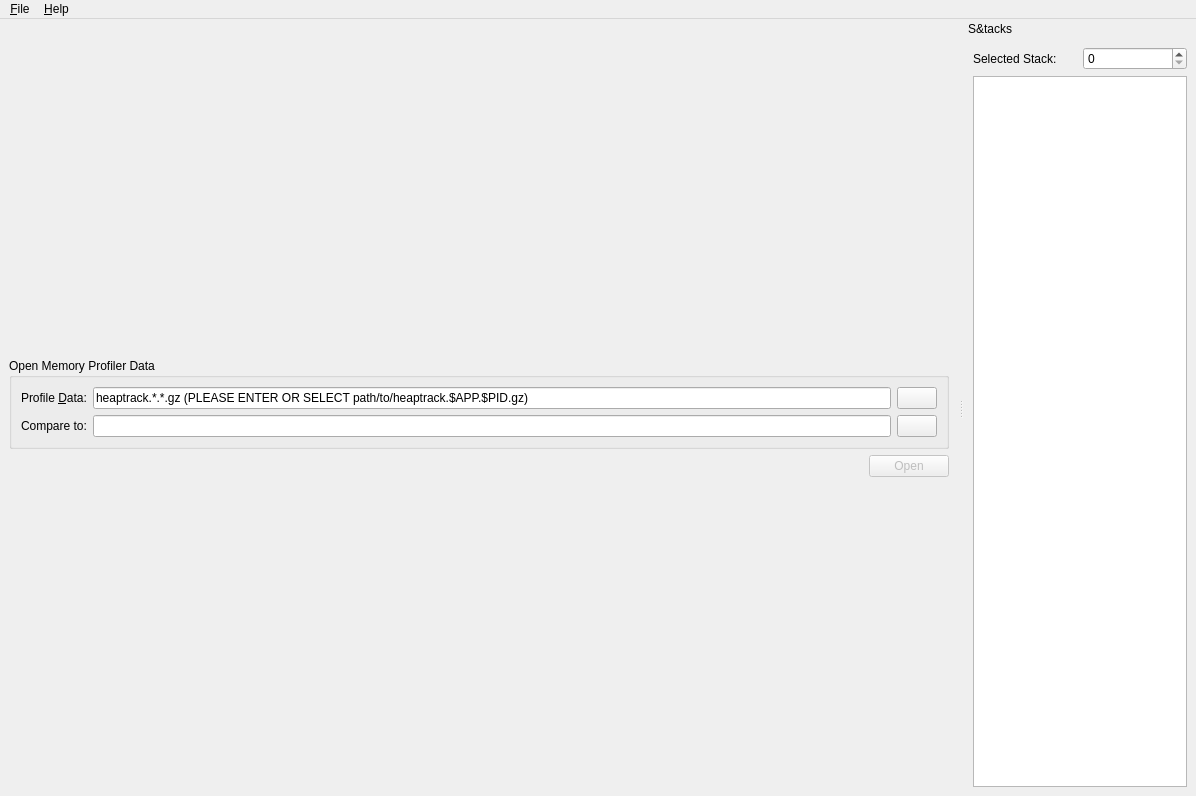
<?xml version="1.0" encoding="UTF-8"?>
<ui version="4.0">
 <class>MainWindow</class>
 <widget class="QMainWindow" name="MainWindow">
  <property name="geometry">
   <rect>
    <x>0</x>
    <y>0</y>
    <width>1196</width>
    <height>796</height>
   </rect>
  </property>
  <property name="windowTitle">
   <string>MainWindow</string>
  </property>
  <widget class="QWidget" name="centralwidget">
   <layout class="QVBoxLayout" name="verticalLayout_6">
    <property name="leftMargin">
     <number>0</number>
    </property>
    <property name="topMargin">
     <number>0</number>
    </property>
    <property name="rightMargin">
     <number>0</number>
    </property>
    <property name="bottomMargin">
     <number>0</number>
    </property>
    <item>
     <widget class="QLabel" name="messages"/>
    </item>
    <item>
     <widget class="QStackedWidget" name="pages">
      <widget class="QWidget" name="openPage">
       <layout class="QVBoxLayout" name="verticalLayout_15">
        <item>
         <spacer name="verticalSpacer_4">
          <property name="orientation">
           <enum>Qt::Vertical</enum>
          </property>
          <property name="sizeHint" stdset="0">
           <size>
            <width>20</width>
            <height>40</height>
           </size>
          </property>
         </spacer>
        </item>
        <item>
         <widget class="QGroupBox" name="groupBox">
          <property name="title">
           <string>Open Memory Profiler Data</string>
          </property>
          <layout class="QFormLayout" name="formLayout">
           <item row="1" column="0">
            <widget class="QLabel" name="openFileLabel">
             <property name="text">
              <string>Profile &amp;Data:</string>
             </property>
             <property name="buddy">
              <cstring>openFileEdit</cstring>
             </property>
            </widget>
           </item>
           <item row="1" column="1">
            <layout class="QHBoxLayout" name="horizontalLayout_1">
             <item>
              <widget class="QLineEdit" name="openFileEdit">
               <property name="toolTip">
                <string>&lt;qt&gt;&lt;p&gt;This field specifies the primary memory profiler data file. These files are called &lt;tt&gt;heaptrack.$APP.$PID.gz&lt;/tt&gt;. You can produce such a file by profiling your application, e.g. via:&lt;/p&gt;
     &lt;pre&gt;&lt;code&gt;heaptrack &amp;lt;yourapplication&amp;gt; ...&lt;/code&gt;&lt;/pre&gt;
     &lt;p&gt;Or, alternatively, you can attach to a running process via&lt;/p&gt;
     &lt;pre&gt;&lt;code&gt;heaptrack --pid $(pidof &amp;lt;yourapplication&amp;gt;)&lt;/code&gt;&lt;/pre&gt;&lt;/qt&gt;</string>
               </property>
               <property name="text">
                <string>heaptrack.*.*.gz (PLEASE ENTER OR SELECT path/to/heaptrack.$APP.$PID.gz)</string>
               </property>
              </widget>
             </item>
             <item>
              <widget class="QPushButton" name="openFileButton1">
               <property name="sizePolicy">
                <sizepolicy hsizetype="Fixed" vsizetype="Fixed">
                 <horstretch>0</horstretch>
                 <verstretch>0</verstretch>
                </sizepolicy>
               </property>
               <property name="text">
                <string/>
               </property>
               <property name="icon">
                <iconset resource="gui.qrc">
                 <normaloff>:/icons/fileopen.png</normaloff>:/icons/fileopen.png</iconset>
               </property>
              </widget>
             </item>
            </layout>
           </item>
           <item row="2" column="0">
            <widget class="QLabel" name="compareToLabel">
             <property name="text">
              <string>Compare to:</string>
             </property>
             <property name="buddy">
              <cstring>compareToEdit</cstring>
             </property>
            </widget>
           </item>
           <item row="2" column="1">
            <layout class="QHBoxLayout" name="horizontalLayout_8">
             <item>
              <widget class="QLineEdit" name="compareToEdit">
               <property name="toolTip">
                <string>&lt;qt&gt;You can optionally specify a second memory profiler data file to compare to. If set, this file will be used as a base and its cost gets subtracted from the primary data costs.&lt;/qt&gt;</string>
               </property>
               <property name="text">
                <string/>
               </property>
              </widget>
             </item>
             <item>
              <widget class="QPushButton" name="openFileButton2">
               <property name="sizePolicy">
                <sizepolicy hsizetype="Fixed" vsizetype="Fixed">
                 <horstretch>0</horstretch>
                 <verstretch>0</verstretch>
                </sizepolicy>
               </property>
               <property name="icon">
                <iconset resource="gui.qrc">
                 <normaloff>:/icons/fileopen.png</normaloff>:/icons/fileopen.png</iconset>
               </property>
              </widget>
             </item>
            </layout>
           </item>
          </layout>
         </widget>
        </item>
        <item>
         <widget class="QDialogButtonBox" name="buttonBox">
          <property name="enabled">
           <bool>false</bool>
          </property>
          <property name="standardButtons">
           <set>QDialogButtonBox::Open</set>
          </property>
         </widget>
        </item>
        <item>
         <spacer name="verticalSpacer_3">
          <property name="orientation">
           <enum>Qt::Vertical</enum>
          </property>
          <property name="sizeHint" stdset="0">
           <size>
            <width>20</width>
            <height>40</height>
           </size>
          </property>
         </spacer>
        </item>
       </layout>
      </widget>
      <widget class="QWidget" name="loadingPage">
       <layout class="QVBoxLayout" name="verticalLayout_3">
        <item>
         <spacer name="verticalSpacer">
          <property name="orientation">
           <enum>Qt::Vertical</enum>
          </property>
          <property name="sizeHint" stdset="0">
           <size>
            <width>20</width>
            <height>40</height>
           </size>
          </property>
         </spacer>
        </item>
        <item>
         <widget class="QLabel" name="loadingLabel">
          <property name="text">
           <string notr="true">Loading file, please wait...</string>
          </property>
          <property name="alignment">
           <set>Qt::AlignCenter</set>
          </property>
         </widget>
        </item>
        <item>
         <widget class="QProgressBar" name="loadingProgress">
          <property name="value">
           <number>24</number>
          </property>
         </widget>
        </item>
        <item>
         <widget class="QLabel" name="progressLabel">
          <property name="text">
           <string notr="true">Progress Message...</string>
          </property>
          <property name="alignment">
           <set>Qt::AlignCenter</set>
          </property>
          <property name="wordWrap">
           <bool>true</bool>
          </property>
         </widget>
        </item>
        <item>
         <spacer name="verticalSpacer_2">
          <property name="orientation">
           <enum>Qt::Vertical</enum>
          </property>
          <property name="sizeHint" stdset="0">
           <size>
            <width>20</width>
            <height>40</height>
           </size>
          </property>
         </spacer>
        </item>
       </layout>
      </widget>
      <widget class="QWidget" name="resultsPage">
       <layout class="QVBoxLayout" name="verticalLayout_2">
        <property name="leftMargin">
         <number>0</number>
        </property>
        <property name="topMargin">
         <number>0</number>
        </property>
        <property name="rightMargin">
         <number>0</number>
        </property>
        <property name="bottomMargin">
         <number>0</number>
        </property>
        <item>
         <widget class="QTabWidget" name="tabWidget">
          <property name="currentIndex">
           <number>0</number>
          </property>
          <widget class="QWidget" name="summaryTab">
           <attribute name="title">
            <string>Summary</string>
           </attribute>
           <layout class="QVBoxLayout" name="verticalLayout_7">
            <item>
             <widget class="QWidget" name="widget_10" native="true">
              <layout class="QHBoxLayout" name="horizontalLayout_6">
               <item>
                <widget class="QLabel" name="summaryLeft">
                 <property name="text">
                  <string notr="true">summary</string>
                 </property>
                 <property name="wordWrap">
                  <bool>true</bool>
                 </property>
                 <property name="textInteractionFlags">
                  <set>Qt::LinksAccessibleByMouse|Qt::TextSelectableByMouse</set>
                 </property>
                </widget>
               </item>
               <item>
                <widget class="QLabel" name="summaryCenter">
                 <property name="text">
                  <string notr="true">summary</string>
                 </property>
                 <property name="wordWrap">
                  <bool>true</bool>
                 </property>
                 <property name="textInteractionFlags">
                  <set>Qt::LinksAccessibleByMouse|Qt::TextSelectableByMouse</set>
                 </property>
                </widget>
               </item>
               <item>
                <widget class="QLabel" name="summaryRight">
                 <property name="sizePolicy">
                  <sizepolicy hsizetype="Preferred" vsizetype="Minimum">
                   <horstretch>0</horstretch>
                   <verstretch>0</verstretch>
                  </sizepolicy>
                 </property>
                 <property name="text">
                  <string notr="true">summary goes here</string>
                 </property>
                 <property name="alignment">
                  <set>Qt::AlignLeading|Qt::AlignLeft|Qt::AlignTop</set>
                 </property>
                 <property name="wordWrap">
                  <bool>true</bool>
                 </property>
                 <property name="textInteractionFlags">
                  <set>Qt::LinksAccessibleByMouse|Qt::TextSelectableByMouse</set>
                 </property>
                </widget>
               </item>
              </layout>
             </widget>
            </item>
            <item>
             <widget class="Line" name="line">
              <property name="orientation">
               <enum>Qt::Horizontal</enum>
              </property>
             </widget>
            </item>
            <item>
             <widget class="QWidget" name="widget_4" native="true">
              <property name="sizePolicy">
               <sizepolicy hsizetype="Preferred" vsizetype="Expanding">
                <horstretch>0</horstretch>
                <verstretch>0</verstretch>
               </sizepolicy>
              </property>
              <layout class="QHBoxLayout" name="horizontalLayout_2">
               <item>
                <widget class="QSplitter" name="splitter">
                 <property name="orientation">
                  <enum>Qt::Horizontal</enum>
                 </property>
                 <widget class="QWidget" name="widget_5" native="true">
                  <layout class="QVBoxLayout" name="verticalLayout_8">
                   <item>
                    <widget class="QLabel" name="topPeakLabel">
                     <property name="font">
                      <font>
                       <weight>75</weight>
                       <bold>true</bold>
                      </font>
                     </property>
                     <property name="toolTip">
                      <string>List of functions that allocated the most memory at a given time.</string>
                     </property>
                     <property name="text">
                      <string>Peak Contributions</string>
                     </property>
                     <property name="alignment">
                      <set>Qt::AlignCenter</set>
                     </property>
                    </widget>
                   </item>
                   <item>
                    <widget class="QTreeView" name="topPeak">
                     <property name="toolTip">
                      <string>List of functions that allocated the most memory at a given time.</string>
                     </property>
                     <property name="alternatingRowColors">
                      <bool>true</bool>
                     </property>
                     <property name="rootIsDecorated">
                      <bool>false</bool>
                     </property>
                     <property name="uniformRowHeights">
                      <bool>true</bool>
                     </property>
                    </widget>
                   </item>
                  </layout>
                 </widget>
                 <widget class="QWidget" name="widget_12" native="true">
                  <layout class="QVBoxLayout" name="verticalLayout_14">
                   <item>
                    <widget class="QLabel" name="topPeakInstancesLabel">
                     <property name="font">
                      <font>
                       <weight>75</weight>
                       <bold>true</bold>
                      </font>
                     </property>
                     <property name="toolTip">
                      <string>List of functions that allocated the most instances (allocated and not freed up to at a given time).</string>
                     </property>
                     <property name="text">
                      <string>Peak Instances Number Contributions</string>
                     </property>
                     <property name="alignment">
                      <set>Qt::AlignCenter</set>
                     </property>
                    </widget>
                   </item>
                   <item>
                    <widget class="QTreeView" name="topPeakInstances">
                     <property name="toolTip">
                      <string>List of functions that allocated the most instances (allocated and not freed up to at a given time).</string>
                     </property>
                     <property name="alternatingRowColors">
                      <bool>true</bool>
                     </property>
                     <property name="rootIsDecorated">
                      <bool>false</bool>
                     </property>
                     <property name="uniformRowHeights">
                      <bool>true</bool>
                     </property>
                    </widget>
                   </item>
                  </layout>
                 </widget>
                 <widget class="QWidget" name="widget_6" native="true">
                  <layout class="QVBoxLayout" name="verticalLayout_9">
                   <item>
                    <widget class="QLabel" name="topLeakedLabel">
                     <property name="font">
                      <font>
                       <weight>75</weight>
                       <bold>true</bold>
                      </font>
                     </property>
                     <property name="toolTip">
                      <string>List of functions that leak the most memory.</string>
                     </property>
                     <property name="text">
                      <string>Largest Memory Leaks</string>
                     </property>
                     <property name="alignment">
                      <set>Qt::AlignCenter</set>
                     </property>
                    </widget>
                   </item>
                   <item>
                    <widget class="QTreeView" name="topLeaked">
                     <property name="toolTip">
                      <string>List of functions that leak the most memory.</string>
                     </property>
                     <property name="alternatingRowColors">
                      <bool>true</bool>
                     </property>
                     <property name="rootIsDecorated">
                      <bool>false</bool>
                     </property>
                     <property name="uniformRowHeights">
                      <bool>true</bool>
                     </property>
                    </widget>
                   </item>
                  </layout>
                 </widget>
                 <widget class="QWidget" name="widget_7" native="true">
                  <layout class="QVBoxLayout" name="verticalLayout_10">
                   <item>
                    <widget class="QLabel" name="topAllocationsLabel">
                     <property name="font">
                      <font>
                       <weight>75</weight>
                       <bold>true</bold>
                      </font>
                     </property>
                     <property name="toolTip">
                      <string>List of functions that allocate memory most often.</string>
                     </property>
                     <property name="text">
                      <string>Most Memory Allocations</string>
                     </property>
                     <property name="alignment">
                      <set>Qt::AlignCenter</set>
                     </property>
                    </widget>
                   </item>
                   <item>
                    <widget class="QTreeView" name="topAllocations">
                     <property name="toolTip">
                      <string>List of functions that allocate memory most often.</string>
                     </property>
                     <property name="alternatingRowColors">
                      <bool>true</bool>
                     </property>
                     <property name="rootIsDecorated">
                      <bool>false</bool>
                     </property>
                     <property name="uniformRowHeights">
                      <bool>true</bool>
                     </property>
                    </widget>
                   </item>
                  </layout>
                 </widget>
                 <widget class="QWidget" name="widget_8" native="true">
                  <layout class="QVBoxLayout" name="verticalLayout_11">
                   <item>
                    <widget class="QLabel" name="topTemporaryLabel">
                     <property name="font">
                      <font>
                       <weight>75</weight>
                       <bold>true</bold>
                      </font>
                     </property>
                     <property name="toolTip">
                      <string>List of functions that produced the most temporary memory allocations.</string>
                     </property>
                     <property name="text">
                      <string>Most Temporary Allocations</string>
                     </property>
                     <property name="alignment">
                      <set>Qt::AlignCenter</set>
                     </property>
                    </widget>
                   </item>
                   <item>
                    <widget class="QTreeView" name="topTemporary">
                     <property name="toolTip">
                      <string>List of functions that produced the most temporary memory allocations.</string>
                     </property>
                     <property name="alternatingRowColors">
                      <bool>true</bool>
                     </property>
                     <property name="rootIsDecorated">
                      <bool>false</bool>
                     </property>
                     <property name="uniformRowHeights">
                      <bool>true</bool>
                     </property>
                    </widget>
                   </item>
                  </layout>
                 </widget>
                 <widget class="QWidget" name="widget_9" native="true">
                  <layout class="QVBoxLayout" name="verticalLayout_12">
                   <item>
                    <widget class="QLabel" name="topAllocatedLabel">
                     <property name="font">
                      <font>
                       <weight>75</weight>
                       <bold>true</bold>
                      </font>
                     </property>
                     <property name="toolTip">
                      <string>List of functions that allocated the most memory overall, ignoring deallocations.</string>
                     </property>
                     <property name="text">
                      <string>Most Memory Allocated</string>
                     </property>
                     <property name="alignment">
                      <set>Qt::AlignCenter</set>
                     </property>
                    </widget>
                   </item>
                   <item>
                    <widget class="QTreeView" name="topAllocated">
                     <property name="toolTip">
                      <string>List of functions that allocated the most memory overall, ignoring deallocations.</string>
                     </property>
                     <property name="alternatingRowColors">
                      <bool>true</bool>
                     </property>
                     <property name="rootIsDecorated">
                      <bool>false</bool>
                     </property>
                     <property name="uniformRowHeights">
                      <bool>true</bool>
                     </property>
                    </widget>
                   </item>
                  </layout>
                 </widget>
                </widget>
               </item>
              </layout>
             </widget>
            </item>
           </layout>
          </widget>
          <widget class="QWidget" name="bottomUpTab">
           <attribute name="title">
            <string>Bottom-Up</string>
           </attribute>
           <layout class="QVBoxLayout" name="verticalLayout">
            <item>
             <widget class="QWidget" name="widget" native="true">
              <layout class="QHBoxLayout" name="horizontalLayout_9">
               <property name="spacing">
                <number>6</number>
               </property>
               <property name="leftMargin">
                <number>0</number>
               </property>
               <property name="topMargin">
                <number>0</number>
               </property>
               <property name="rightMargin">
                <number>0</number>
               </property>
               <property name="bottomMargin">
                <number>0</number>
               </property>
               <item>
                <widget class="QLineEdit" name="bottomUpFilterFunction">
                 <property name="placeholderText">
                  <string>filter by function...</string>
                 </property>
                </widget>
               </item>
               <item>
                <widget class="QLineEdit" name="bottomUpFilterFile">
                 <property name="placeholderText">
                  <string>filter by file...</string>
                 </property>
                </widget>
               </item>
               <item>
                <widget class="QLineEdit" name="bottomUpFilterModule">
                 <property name="placeholderText">
                  <string>filter by module...</string>
                 </property>
                </widget>
               </item>
              </layout>
             </widget>
            </item>
            <item>
             <widget class="QTreeView" name="bottomUpResults">
              <property name="alternatingRowColors">
               <bool>true</bool>
              </property>
              <property name="indentation">
               <number>10</number>
              </property>
              <property name="rootIsDecorated">
               <bool>true</bool>
              </property>
              <property name="uniformRowHeights">
               <bool>true</bool>
              </property>
              <property name="sortingEnabled">
               <bool>true</bool>
              </property>
             </widget>
            </item>
           </layout>
          </widget>
          <widget class="QWidget" name="callerCalleeTab">
           <attribute name="title">
            <string>Caller / Callee</string>
           </attribute>
           <layout class="QVBoxLayout" name="verticalLayout_13">
            <item>
             <widget class="QWidget" name="widget_11" native="true">
              <layout class="QHBoxLayout" name="horizontalLayout_7">
               <property name="spacing">
                <number>6</number>
               </property>
               <property name="leftMargin">
                <number>0</number>
               </property>
               <property name="topMargin">
                <number>0</number>
               </property>
               <property name="rightMargin">
                <number>0</number>
               </property>
               <property name="bottomMargin">
                <number>0</number>
               </property>
               <item>
                <widget class="QLineEdit" name="callerCalleeFilterFunction">
                 <property name="placeholderText">
                  <string>filter by function...</string>
                 </property>
                </widget>
               </item>
               <item>
                <widget class="QLineEdit" name="callerCalleeFilterFile">
                 <property name="placeholderText">
                  <string>filter by file...</string>
                 </property>
                </widget>
               </item>
               <item>
                <widget class="QLineEdit" name="callerCalleeFilterModule">
                 <property name="placeholderText">
                  <string>filter by module...</string>
                 </property>
                </widget>
               </item>
              </layout>
             </widget>
            </item>
            <item>
             <widget class="QTreeView" name="callerCalleeResults">
              <property name="alternatingRowColors">
               <bool>true</bool>
              </property>
              <property name="rootIsDecorated">
               <bool>false</bool>
              </property>
              <property name="uniformRowHeights">
               <bool>true</bool>
              </property>
              <property name="sortingEnabled">
               <bool>true</bool>
              </property>
             </widget>
            </item>
           </layout>
          </widget>
          <widget class="QWidget" name="topDownTab">
           <attribute name="title">
            <string>Top-Down</string>
           </attribute>
           <layout class="QVBoxLayout" name="verticalLayout_4">
            <item>
             <widget class="QWidget" name="widget_2" native="true">
              <layout class="QHBoxLayout" name="horizontalLayout_4">
               <property name="leftMargin">
                <number>0</number>
               </property>
               <property name="topMargin">
                <number>0</number>
               </property>
               <property name="rightMargin">
                <number>0</number>
               </property>
               <property name="bottomMargin">
                <number>0</number>
               </property>
               <item>
                <widget class="QLineEdit" name="topDownFilterFunction">
                 <property name="placeholderText">
                  <string>filter by function...</string>
                 </property>
                </widget>
               </item>
               <item>
                <widget class="QLineEdit" name="topDownFilterFile">
                 <property name="placeholderText">
                  <string>filter by file...</string>
                 </property>
                </widget>
               </item>
               <item>
                <widget class="QLineEdit" name="topDownFilterModule">
                 <property name="placeholderText">
                  <string>filter by module...</string>
                 </property>
                </widget>
               </item>
              </layout>
             </widget>
            </item>
            <item>
             <widget class="QTreeView" name="topDownResults">
              <property name="alternatingRowColors">
               <bool>true</bool>
              </property>
              <property name="indentation">
               <number>10</number>
              </property>
              <property name="rootIsDecorated">
               <bool>true</bool>
              </property>
              <property name="uniformRowHeights">
               <bool>true</bool>
              </property>
              <property name="sortingEnabled">
               <bool>true</bool>
              </property>
             </widget>
            </item>
           </layout>
          </widget>
          <widget class="QWidget" name="heapTab">
           <attribute name="title">
            <string>Managed Heap</string>
           </attribute>
           <layout class="QVBoxLayout" name="verticalLayout_16">
            <item>
             <layout class="QHBoxLayout" name="horizontalLayout_3">
              <item>
               <widget class="QLabel" name="label">
                <property name="text">
                 <string>GC #</string>
                </property>
               </widget>
              </item>
              <item>
               <widget class="QComboBox" name="filterGC"/>
              </item>
              <item>
               <widget class="QLineEdit" name="filterClass">
                <property name="placeholderText">
                 <string>Search</string>
                </property>
               </widget>
              </item>
             </layout>
            </item>
            <item>
             <widget class="QTreeView" name="objectTreeResults">
              <property name="alternatingRowColors">
               <bool>true</bool>
              </property>
              <property name="sortingEnabled">
               <bool>true</bool>
              </property>
              <attribute name="headerDefaultSectionSize">
               <number>100</number>
              </attribute>
             </widget>
            </item>
           </layout>
          </widget>
          <widget class="FlameGraph" name="flameGraphTab">
           <attribute name="title">
            <string>Flame Graph</string>
           </attribute>
          </widget>
         </widget>
        </item>
       </layout>
      </widget>
     </widget>
    </item>
   </layout>
  </widget>
  <widget class="QDockWidget" name="stacksDock">
   <property name="features">
    <set>QDockWidget::NoDockWidgetFeatures</set>
   </property>
   <property name="windowTitle">
    <string>S&amp;tacks</string>
   </property>
   <attribute name="dockWidgetArea">
    <number>2</number>
   </attribute>
   <widget class="QWidget" name="stacksDockContents">
    <layout class="QVBoxLayout" name="verticalLayout_5">
     <item>
      <widget class="QWidget" name="widget_3" native="true">
       <layout class="QHBoxLayout" name="horizontalLayout_5">
        <property name="leftMargin">
         <number>0</number>
        </property>
        <property name="topMargin">
         <number>0</number>
        </property>
        <property name="rightMargin">
         <number>0</number>
        </property>
        <property name="bottomMargin">
         <number>0</number>
        </property>
        <item>
         <widget class="QLabel" name="stackSpinnerLabel">
          <property name="text">
           <string>Selected Stack:</string>
          </property>
         </widget>
        </item>
        <item>
         <widget class="QSpinBox" name="stackSpinner"/>
        </item>
       </layout>
      </widget>
     </item>
     <item>
      <widget class="QTreeView" name="stacksTree">
       <property name="rootIsDecorated">
        <bool>false</bool>
       </property>
       <property name="uniformRowHeights">
        <bool>true</bool>
       </property>
      </widget>
     </item>
    </layout>
   </widget>
  </widget>
  <widget class="QMenuBar" name="menuBar">
   <property name="geometry">
    <rect>
     <x>0</x>
     <y>0</y>
     <width>1196</width>
     <height>21</height>
    </rect>
   </property>
   <widget class="QMenu" name="menu_File">
    <property name="title">
     <string>&amp;File</string>
    </property>
   </widget>
   <widget class="QMenu" name="menu_Help">
    <property name="title">
     <string>&amp;Help</string>
    </property>
    <addaction name="aboutAction"/>
   </widget>
   <addaction name="menu_File"/>
   <addaction name="menu_Help"/>
  </widget>
  <action name="aboutAction">
   <property name="text">
    <string>&amp;About</string>
   </property>
  </action>
 </widget>
 <customwidgets>
  <customwidget>
   <class>FlameGraph</class>
   <extends>QWidget</extends>
   <header>flamegraph.h</header>
   <container>1</container>
  </customwidget>
 </customwidgets>
 <resources>
  <include location="gui.qrc"/>
 </resources>
 <connections/>
</ui>
